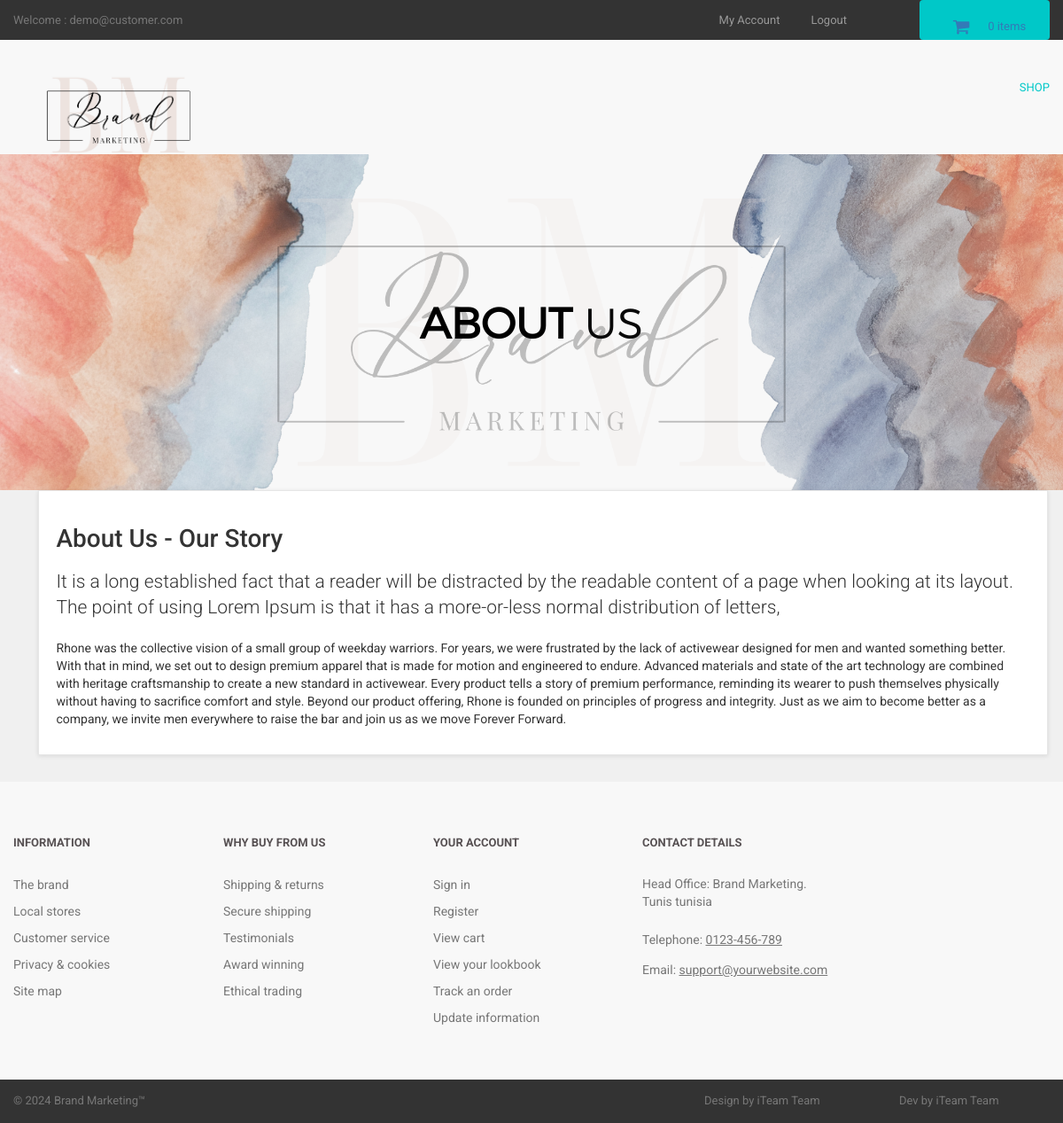
The app's page /about.php (signed in) with its own data.
### tables this page shows
CREATE TABLE `about_us` (
  `about_id` int(10) NOT NULL,
  `about_heading` text NOT NULL,
  `about_short_desc` text NOT NULL,
  `about_desc` text NOT NULL
);

### about.php (the view, shortened to what this page needs)
<?php
include("includes/db.php");
include("includes/header.php");
include("includes/main.php");
?>
  <main>
    <div class="nero">
      <div class="nero__heading">
        <span class="nero__bold">About</span> us
      </div>
    </div>
  </main>
<div id="content" >
<div class="container" >
<div class="col-md-12" >
<div class="box" >
<?php
$get_about_us = "select * from about_us";
$run_about_us = mysqli_query($con,$get_about_us);
$row_about_us = mysqli_fetch_array($run_about_us);
$about_heading = $row_about_us['about_heading'];
$about_short_desc = $row_about_us['about_short_desc'];
$about_desc = $row_about_us['about_desc'];
?>
<h1> <?php echo $about_heading; ?> </h1>
<p class="lead"> <?php echo $about_short_desc; ?> </p>
<p> <?php echo $about_desc; ?> </p>
</div>
</div>
</div>
</div>
<?php
include("includes/footer.php");
?>
</body>
</html>

### styles/backend.css (style rules this page uses)
html { font-family: "Roboto", Helvetica, Arial, sans-serif; line-height: 1.15; -ms-text-size-adjust: 100%; -webkit-text-size-adjust: 100% }
body { margin: 0 }
h1 { font-size: 2em; margin: .67em 0 }
figcaption, figure, main { display: block }
html { box-sizing: border-box }
body { min-width: 1190px; font-family: Montserrat, sans-serif; font-weight: 400; background-color: white; }
.container { width: 1170px; margin: 0 auto }
.nero { padding-top: 160px; padding-bottom: 140px; font-family: 'montserratlight', sans-serif; text-align: center; text-transform: uppercase; color: #FFF; background: #666 url("../images/banner-ave.jpg") no-repeat; background-size: cover; background-position: center; }
.nero__heading { font-size: 48px; color: #090909; }
.nero__bold { font-weight: 700; color: #000000; }

### styles/style.css (style rules this page uses)
body { font-family: "Roboto", Helvetica, Arial, sans-serif; font-size: 14px; line-height: 1.42857143; color: #333333; background-color: #f0f0f0; overflow-x: hidden; }
.box { background: #fff; margin: 0 0 30px; border: solid 1px #e6e6e6; box-sizing: border-box; padding:20px; box-shadow: 0 1px 5px rgba(0, 0, 0, 0.1); }
#content { padding-left:25px; }

### records on screen
about_us: about_heading "About Us - Our Story", about_short_desc "It is a long established fact that a reader will be distracted by the readable content of a page when looking at its layout. The point of using Lorem Ipsum is that it has a more-or-less normal distribution of letters,", about_desc "Rhone was the collective vision of a small group of weekday warriors. For years, we were frustrated by the lack of activewear designed for men and wanted something better. With that in mind, we set out to design premium apparel that is made for motion and engineered to endure. Advanced materials and state of the art technology are combined with heritage craftsmanship to create a new standard in activewear. Every product tells a story of premium performance, reminding its wearer to push themselves physically without having to sacrifice comfort and style. Beyond our product offering, Rhone is founded on principles of progress and integrity. Just as we aim to become better as a company, we…"

### other values on screen
$_SESSION['customer_email'] "demo@customer.com"
$count_items "0"
